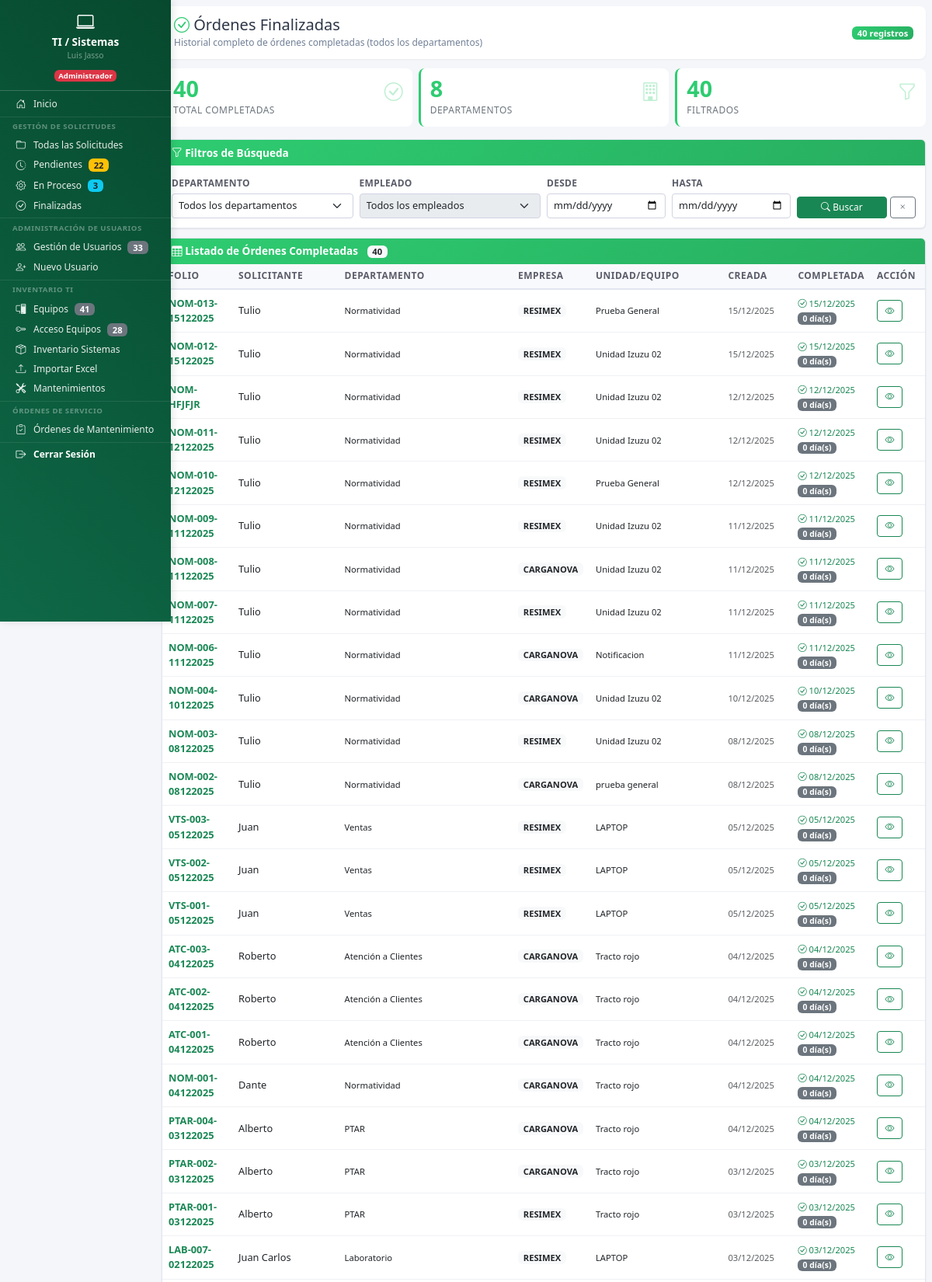
Screenshot of /dashboard/ordenes_servicio/ordenes_servicio_finalizadas.php (signed in, upper part) with the database file from the repository.
### tables this page shows
CREATE TABLE `ordenes_servicio_mantenimiento` (
  `id` int(11) NOT NULL,
  `folio` varchar(100) NOT NULL COMMENT 'Folio manual ingresado por el usuario',
  `usuario_id` int(11) NOT NULL,
  `usuario_nombre` varchar(255) NOT NULL,
  `departamento` varchar(100) NOT NULL,
  `departamento_id` int(11) DEFAULT NULL,
  `empresa` enum('RESIMEX','CARGANOVA') NOT NULL,
  `estado` enum('pendiente_mantenimiento','en_proceso','pendiente_usuario','devuelto','completado') DEFAULT 'pendiente_mantenimiento',
  `apartado1_data` longtext DEFAULT NULL COMMENT 'Datos llenados por el usuario solicitante' CHECK (json_valid(`apartado1_data`)),
  `apartado2_data` longtext DEFAULT NULL COMMENT 'Datos llenados por el área de mantenimiento' CHECK (json_valid(`apartado2_data`)),
  `apartado3_data` longtext DEFAULT NULL COMMENT 'Firmas y cierre de orden' CHECK (json_valid(`apartado3_data`)),
  `fecha_creacion` datetime DEFAULT current_timestamp() COMMENT 'Fecha creación de la orden',
  `fecha_primera_edicion_mant` datetime DEFAULT NULL COMMENT 'Primera vez que Mantenimiento presionó EDITAR',
  `fecha_primer_guardado_mant` datetime DEFAULT NULL COMMENT 'Primera vez que Mantenimiento presionó GUARDAR',
  `fecha_enviado_usuario` datetime DEFAULT NULL COMMENT 'Fecha cuando Mantenimiento envió a Usuario',
  `fecha_completado` datetime DEFAULT NULL COMMENT 'Fecha cuando Usuario finalizó la orden',
  `fecha_ultima_modificacion` datetime DEFAULT current_timestamp() ON UPDATE current_timestamp(),
  `usuario_ultima_modificacion_id` int(11) DEFAULT NULL,
  `usuario_ultima_modificacion_nombre` varchar(255) DEFAULT NULL
);

### dashboard/ordenes_servicio/ordenes_servicio_finalizadas.php (the view, shortened to what this page needs)
<?php
$departamento_codigo = strtolower($_SESSION['departamento_codigo'] ?? $_SESSION['departamento'] ?? '');
$es_mantenimiento = ($departamento_codigo === 'mantenimiento');
$es_ti = in_array($departamento_codigo, ['ti', 'sistemas', 'ti_sistemas']);
$pdo = conectarDB();
$filtros = [
    'departamento' => $_GET['departamento'] ?? '',
    'empleado' => $_GET['empleado'] ?? '',
    'fecha_desde' => $_GET['fecha_desde'] ?? '',
    'fecha_hasta' => $_GET['fecha_hasta'] ?? '',
    'busqueda' => $_GET['busqueda'] ?? ''
];
$sql = "SELECT
            id, folio, usuario_nombre, departamento, empresa,
            fecha_creacion, fecha_completado, apartado1_data
        FROM ordenes_servicio_mantenimiento
        WHERE estado = 'completado'";
$params = [];
$sql .= " ORDER BY fecha_completado DESC";
$stmt = $pdo->prepare($sql);
$stmt->execute($params);
$ordenes = $stmt->fetchAll(PDO::FETCH_ASSOC);
$empleados = [];
$total = count($ordenes);
$stmt_stats = $pdo->query("
    SELECT
        COUNT(*) as total_global,
        COUNT(DISTINCT departamento) as departamentos_totales,
        COUNT(DISTINCT DATE(fecha_completado)) as dias_con_finalizaciones
    FROM ordenes_servicio_mantenimiento
    WHERE estado = 'completado'
");
$stats = $stmt_stats->fetch(PDO::FETCH_ASSOC);
?>
<!DOCTYPE html>
<html lang="es">
<head>
    <link href="https://cdn.jsdelivr.net/npm/bootstrap@5.3.0/dist/css/bootstrap.min.css" rel="stylesheet">
    <link rel="stylesheet" href="https://cdn.jsdelivr.net/npm/bootstrap-icons@1.11.0/font/bootstrap-icons.css">
    <link rel="stylesheet" href="<?php echo URL_BASE; ?>assets/css/dashboard.css">
    <link rel="stylesheet" href="<?php echo URL_BASE; ?>assets/css/base/variables.css">
    <link rel="stylesheet" href="<?php echo URL_BASE; ?>assets/css/components/sidebar.css">
    <link rel="stylesheet" href="<?php echo URL_BASE; ?>assets/css/components/hamburger.css">
    <link rel="stylesheet" href="<?php echo URL_BASE; ?>assets/css/layouts/dashboard-layout.css">
    <link rel="stylesheet" href="<?php echo URL_BASE; ?>assets/css/utilities/responsive.css">
</head>
<body>
    <div class="container-fluid">
        <div class="row">
            <div class="col-md-2 p-0">
                <?php
                if ($es_mantenimiento) {
                    include __DIR__ . '/../../includes/sidebar/sidebar_mantenimiento.php';
                } elseif ($es_ti) {
                    include __DIR__ . '/../../includes/sidebar/sidebar_ti.php';
                } elseif (es_usuario_colaborativo()) {
                    include __DIR__ . '/../../includes/sidebar/sidebar_colaborativo.php';
                } else {
                    include __DIR__ . '/../../includes/sidebar/sidebar_normal.php';
                }
                ?>
            </div>
            <div class="col-md-10 p-2">
                <div class="page-header">
                    <div class="d-flex justify-content-between align-items-center">
                        <div>
                            <h4><i class="bi bi-check-circle success-icon"></i> Órdenes Finalizadas</h4>
                            <small>Historial completo de órdenes completadas (todos los departamentos)</small>
                        </div>
                        <div class="text-end">
                            <div class="badge badge-completado"><?php echo $total; ?> registros</div>
                        </div>
                    </div>
                </div>
                <div class="stats-grid mb-3">
                    <div class="stat-card">
                        <div class="d-flex justify-content-between align-items-start">
                            <div>
                                <div class="stat-number"><?php echo $stats['total_global']; ?></div>
                                <div class="stat-label">Total Completadas</div>
                            </div>
                            <i class="bi bi-check-circle stat-icon"></i>
                        </div>
                    </div>
                    <div class="stat-card">
                        <div class="d-flex justify-content-between align-items-start">
                            <div>
                                <div class="stat-number"><?php echo $stats['departamentos_totales']; ?></div>
                                <div class="stat-label">Departamentos</div>
                            </div>
                            <i class="bi bi-building stat-icon"></i>
                        </div>
                    </div>
                    <div class="stat-card">
                        <div class="d-flex justify-content-between align-items-start">
                            <div>
                                <div class="stat-number"><?php echo $total; ?></div>
                                <div class="stat-label">Filtrados</div>
                            </div>
                            <i class="bi bi-funnel stat-icon"></i>
                        </div>
                    </div>
                </div>
                <div class="card">
                    <div class="card-header">
                        <i class="bi bi-funnel"></i> Filtros de Búsqueda
                    </div>
                    <div class="card-body">
                        <form method="GET" class="row g-2">
                            <div class="col-md-3">
                                <label class="form-label">Departamento</label>
                                <select name="departamento" class="form-select form-select-sm" onchange="this.form.submit()">
                                    <option value="">Todos los departamentos</option>
                                </select>
                            </div>
                            <div class="col-md-3">
                                <label class="form-label">Empleado</label>
                                <select name="empleado" class="form-select form-select-sm"
                                        <?php echo empty($empleados) ? 'disabled' : ''; ?>>
                                    <option value="">Todos los empleados</option>
                                </select>
                            </div>
                            <div class="col-md-2">
                                <label class="form-label">Desde</label>
                                <input type="date" name="fecha_desde" class="form-control form-control-sm"
                                       value="<?php echo htmlspecialchars($filtros['fecha_desde']); ?>">
                            </div>
                            <div class="col-md-2">
                                <label class="form-label">Hasta</label>
                                <input type="date" name="fecha_hasta" class="form-control form-control-sm"
                                       value="<?php echo htmlspecialchars($filtros['fecha_hasta']); ?>">
                            </div>
                            <div class="col-md-2 d-flex align-items-end gap-1">
                                <button type="submit" class="btn btn-success btn-sm flex-grow-1">
                                    <i class="bi bi-search"></i> Buscar
                                </button>
                                <a href="?" class="btn btn-outline-secondary btn-sm">
                                    <i class="bi bi-x"></i>
                                </a>
                            </div>
                        </form>
                    </div>
                </div>
                <div class="card">
                    <div class="card-header">
                        <i class="bi bi-table"></i> Listado de Órdenes Completadas
                        <span class="badge bg-light text-dark ms-2"><?php echo count($ordenes); ?></span>
                    </div>
                    <div class="card-body p-0">
                        <?php if (empty($ordenes)): ?>
                            <div class="text-center py-4">
                                <i class="bi bi-inbox fs-2 text-muted"></i>
                                <p class="text-muted mt-2 mb-0">No hay órdenes finalizadas con estos filtros</p>
                            </div>
                        <?php else: ?>
                            <div class="table-responsive">
                                <table class="table table-hover mb-0">
                                    <thead>
                                        <tr>
                                            <th style="width: 90px;">Folio</th>
                                            <th>Solicitante</th>
                                            <th>Departamento</th>
                                            <th style="width: 90px;">Empresa</th>
                                            <th>Unidad/Equipo</th>
                                            <th style="width: 90px;">Creada</th>
                                            <th style="width: 90px;">Completada</th>
                                            <th style="width: 70px;">Acción</th>
                                        </tr>
                                    </thead>
                                    <tbody>
                                        <?php foreach ($ordenes as $orden):
                                            $apartado1 = json_decode($orden['apartado1_data'], true);
                                            $fecha_inicio = new DateTime($orden['fecha_creacion']);
                                            $fecha_fin = new DateTime($orden['fecha_completado']);
                                            $dias_duracion = $fecha_inicio->diff($fecha_fin)->days;
                                        ?>
                                            <tr onclick="window.location='ver_orden_servicio.php?id=<?php echo $orden['id']; ?>'">
                                                <td>
                                                    <strong class="text-success"><?php echo htmlspecialchars($orden['folio']); ?></strong>
                                                </td>
                                                <td><?php echo htmlspecialchars($orden['usuario_nombre']); ?></td>
                                                <td><small><?php echo htmlspecialchars($orden['departamento']); ?></small></td>
                                                <td>
                                                    <span class="badge bg-light text-dark">
                                                        <?php echo htmlspecialchars($orden['empresa']); ?>
                                                    </span>
                                                </td>
                                                <td><small><?php echo htmlspecialchars($apartado1['unidad_equipo'] ?? '-'); ?></small></td>
                                                <td>
                                                    <small class="text-muted">
                                                        <?php echo date('d/m/Y', strtotime($orden['fecha_creacion'])); ?>
                                                    </small>
                                                </td>
                                                <td>
                                                    <small class="text-success">
                                                        <i class="bi bi-check-circle"></i>
                                                        <?php echo date('d/m/Y', strtotime($orden['fecha_completado'])); ?>
                                                    </small>
                                                    <br>
                                                    <span class="badge bg-secondary" style="font-size: 0.65rem;">
                                                        <?php echo $dias_duracion; ?> día(s)
                                                    </span>
                                                </td>
                                                <td>
                                                    <a href="ver_orden_servicio.php?id=<?php echo $orden['id']; ?>"
                                                       class="btn btn-sm btn-outline-success"
                                                       onclick="event.stopPropagation();">
                                                        <i class="bi bi-eye"></i>
                                                    </a>
                                                </td>
                                            </tr>
                                        <?php endforeach; ?>
                                    </tbody>
                                </table>
                            </div>
                        <?php endif; ?>
                    </div>
                </div>
            </div>
        </div>
    </div>
</body>
</html>

### rows the page displays
ordenes_servicio_mantenimiento: folio "NOM-013-15122025", usuario_nombre "Tulio", departamento "Normatividad", empresa "RESIMEX", apartado1_data "Prueba General", fecha_creacion "15/12/2025", fecha_completado "15/12/2025", dias_duracion "0"
ordenes_servicio_mantenimiento: folio "NOM-012-15122025", usuario_nombre "Tulio", departamento "Normatividad", empresa "RESIMEX", apartado1_data "Unidad Izuzu 02", fecha_creacion "15/12/2025", fecha_completado "15/12/2025", dias_duracion "0"
ordenes_servicio_mantenimiento: folio "NOM-HFJFJR", usuario_nombre "Tulio", departamento "Normatividad", empresa "RESIMEX", apartado1_data "Unidad Izuzu 02", fecha_creacion "12/12/2025", fecha_completado "12/12/2025", dias_duracion "0"
ordenes_servicio_mantenimiento: folio "NOM-011-12122025", usuario_nombre "Tulio", departamento "Normatividad", empresa "RESIMEX", apartado1_data "Unidad Izuzu 02", fecha_creacion "12/12/2025", fecha_completado "12/12/2025", dias_duracion "0"
ordenes_servicio_mantenimiento: folio "NOM-010-12122025", usuario_nombre "Tulio", departamento "Normatividad", empresa "RESIMEX", apartado1_data "Prueba General", fecha_creacion "12/12/2025", fecha_completado "12/12/2025", dias_duracion "0"
ordenes_servicio_mantenimiento: folio "NOM-009-11122025", usuario_nombre "Tulio", departamento "Normatividad", empresa "RESIMEX", apartado1_data "Unidad Izuzu 02", fecha_creacion "11/12/2025", fecha_completado "11/12/2025", dias_duracion "0"
ordenes_servicio_mantenimiento: folio "NOM-008-11122025", usuario_nombre "Tulio", departamento "Normatividad", empresa "CARGANOVA", apartado1_data "Unidad Izuzu 02", fecha_creacion "11/12/2025", fecha_completado "11/12/2025", dias_duracion "0"
ordenes_servicio_mantenimiento: folio "NOM-007-11122025", usuario_nombre "Tulio", departamento "Normatividad", empresa "RESIMEX", apartado1_data "Unidad Izuzu 02", fecha_creacion "11/12/2025", fecha_completado "11/12/2025", dias_duracion "0"
ordenes_servicio_mantenimiento: folio "NOM-006-11122025", usuario_nombre "Tulio", departamento "Normatividad", empresa "CARGANOVA", apartado1_data "Notificacion", fecha_creacion "11/12/2025", fecha_completado "11/12/2025", dias_duracion "0"
ordenes_servicio_mantenimiento: folio "NOM-004-10122025", usuario_nombre "Tulio", departamento "Normatividad", empresa "CARGANOVA", apartado1_data "Unidad Izuzu 02", fecha_creacion "10/12/2025", fecha_completado "10/12/2025", dias_duracion "0"
ordenes_servicio_mantenimiento: folio "NOM-003-08122025", usuario_nombre "Tulio", departamento "Normatividad", empresa "RESIMEX", apartado1_data "Unidad Izuzu 02", fecha_creacion "08/12/2025", fecha_completado "08/12/2025", dias_duracion "0"
ordenes_servicio_mantenimiento: folio "NOM-002-08122025", usuario_nombre "Tulio", departamento "Normatividad", empresa "CARGANOVA", apartado1_data "prueba general", fecha_creacion "08/12/2025", fecha_completado "08/12/2025", dias_duracion "0"
ordenes_servicio_mantenimiento: folio "VTS-003-05122025", usuario_nombre "Juan", departamento "Ventas", empresa "RESIMEX", apartado1_data "LAPTOP", fecha_creacion "05/12/2025", fecha_completado "05/12/2025", dias_duracion "0"
ordenes_servicio_mantenimiento: folio "VTS-002-05122025", usuario_nombre "Juan", departamento "Ventas", empresa "RESIMEX", apartado1_data "LAPTOP", fecha_creacion "05/12/2025", fecha_completado "05/12/2025", dias_duracion "0"
ordenes_servicio_mantenimiento: folio "VTS-001-05122025", usuario_nombre "Juan", departamento "Ventas", empresa "RESIMEX", apartado1_data "LAPTOP", fecha_creacion "05/12/2025", fecha_completado "05/12/2025", dias_duracion "0"
ordenes_servicio_mantenimiento: folio "ATC-003-04122025", usuario_nombre "Roberto", departamento "Atención a Clientes", empresa "CARGANOVA", apartado1_data "Tracto rojo", fecha_creacion "04/12/2025", fecha_completado "04/12/2025", dias_duracion "0"
ordenes_servicio_mantenimiento: folio "ATC-002-04122025", usuario_nombre "Roberto", departamento "Atención a Clientes", empresa "CARGANOVA", apartado1_data "Tracto rojo", fecha_creacion "04/12/2025", fecha_completado "04/12/2025", dias_duracion "0"
ordenes_servicio_mantenimiento: folio "ATC-001-04122025", usuario_nombre "Roberto", departamento "Atención a Clientes", empresa "CARGANOVA", apartado1_data "Tracto rojo", fecha_creacion "04/12/2025", fecha_completado "04/12/2025", dias_duracion "0"
ordenes_servicio_mantenimiento: folio "NOM-001-04122025", usuario_nombre "Dante", departamento "Normatividad", empresa "CARGANOVA", apartado1_data "Tracto rojo", fecha_creacion "04/12/2025", fecha_completado "04/12/2025", dias_duracion "0"
ordenes_servicio_mantenimiento: folio "PTAR-004-03122025", usuario_nombre "Alberto", departamento "PTAR", empresa "CARGANOVA", apartado1_data "Tracto rojo", fecha_creacion "04/12/2025", fecha_completado "04/12/2025", dias_duracion "0"
ordenes_servicio_mantenimiento: folio "PTAR-002-03122025", usuario_nombre "Alberto", departamento "PTAR", empresa "CARGANOVA", apartado1_data "Tracto rojo", fecha_creacion "03/12/2025", fecha_completado "03/12/2025", dias_duracion "0"
ordenes_servicio_mantenimiento: folio "PTAR-001-03122025", usuario_nombre "Alberto", departamento "PTAR", empresa "RESIMEX", apartado1_data "Tracto rojo", fecha_creacion "03/12/2025", fecha_completado "03/12/2025", dias_duracion "0"
ordenes_servicio_mantenimiento: folio "LAB-007-02122025", usuario_nombre "Juan Carlos", departamento "Laboratorio", empresa "RESIMEX", apartado1_data "LAPTOP", fecha_creacion "03/12/2025", fecha_completado "03/12/2025", dias_duracion "0"

### other values shown
$_SESSION['nombre_completo'] "Luis Jasso"
$stats_sidebar['pendientes'] "22"
$stats_sidebar['en_proceso'] "3"
$total_usuarios "33"
$total_equipos "41"
$total_acceso "28"
$total "40"
$stats['total_global'] "40"
$stats['departamentos_totales'] "8"
count($ordenes) "40"
